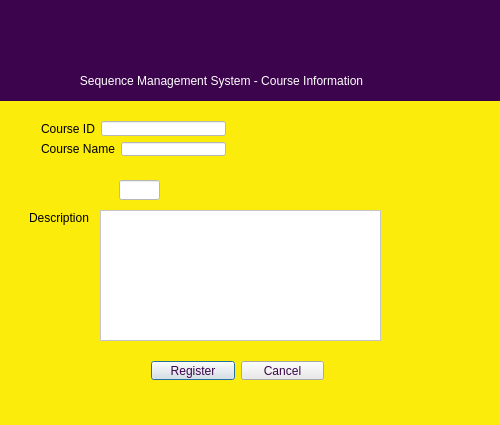
<?xml version="1.0" encoding="UTF-8"?>
<ui version="4.0">
 <class>Coursedialog</class>
 <widget class="QDialog" name="Coursedialog">
  <property name="geometry">
   <rect>
    <x>0</x>
    <y>0</y>
    <width>500</width>
    <height>425</height>
   </rect>
  </property>
  <property name="minimumSize">
   <size>
    <width>500</width>
    <height>425</height>
   </size>
  </property>
  <property name="maximumSize">
   <size>
    <width>500</width>
    <height>425</height>
   </size>
  </property>
  <property name="windowTitle">
   <string>Coursedialog</string>
  </property>
  <property name="styleSheet">
   <string notr="true">background-color: rgb(252, 236, 12);</string>
  </property>
  <widget class="QWidget" name="layoutWidget">
   <property name="geometry">
    <rect>
     <x>140</x>
     <y>350</y>
     <width>195</width>
     <height>41</height>
    </rect>
   </property>
   <layout class="QHBoxLayout" name="horizontalLayout">
    <item>
     <widget class="QPushButton" name="registerbutton">
      <property name="styleSheet">
       <string notr="true">color: rgb(60, 4, 76);
background-color: rgb(234, 234, 234);</string>
      </property>
      <property name="text">
       <string>Register</string>
      </property>
     </widget>
    </item>
    <item>
     <widget class="QPushButton" name="cancelButton">
      <property name="enabled">
       <bool>true</bool>
      </property>
      <property name="styleSheet">
       <string notr="true">color: rgb(60, 4, 76);
background-color: rgb(234, 234, 234);</string>
      </property>
      <property name="text">
       <string>Cancel</string>
      </property>
     </widget>
    </item>
   </layout>
  </widget>
  <widget class="QLabel" name="label_3">
   <property name="geometry">
    <rect>
     <x>29</x>
     <y>210</y>
     <width>71</width>
     <height>16</height>
    </rect>
   </property>
   <property name="text">
    <string>Description</string>
   </property>
  </widget>
  <widget class="QLineEdit" name="creditEdit">
   <property name="geometry">
    <rect>
     <x>119</x>
     <y>180</y>
     <width>41</width>
     <height>20</height>
    </rect>
   </property>
   <property name="styleSheet">
    <string notr="true">background-color: rgb(255, 255, 255);</string>
   </property>
  </widget>
  <widget class="QWidget" name="layoutWidget">
   <property name="geometry">
    <rect>
     <x>30</x>
     <y>179</y>
     <width>87</width>
     <height>22</height>
    </rect>
   </property>
   <layout class="QHBoxLayout" name="horizontalLayout_4">
    <item>
     <widget class="QLabel" name="label_4">
      <property name="text">
       <string>Credits</string>
      </property>
     </widget>
    </item>
    <item>
     <spacer name="horizontalSpacer">
      <property name="orientation">
       <enum>Qt::Horizontal</enum>
      </property>
      <property name="sizeHint" stdset="0">
       <size>
        <width>38</width>
        <height>20</height>
       </size>
      </property>
     </spacer>
    </item>
   </layout>
  </widget>
  <widget class="QWidget" name="layoutWidget">
   <property name="geometry">
    <rect>
     <x>30</x>
     <y>110</y>
     <width>207</width>
     <height>57</height>
    </rect>
   </property>
   <layout class="QVBoxLayout" name="verticalLayout">
    <item>
     <layout class="QHBoxLayout" name="horizontalLayout_2">
      <item>
       <widget class="QLabel" name="label">
        <property name="text">
         <string>Course ID</string>
        </property>
       </widget>
      </item>
      <item>
       <widget class="QLineEdit" name="courseIdEdit">
        <property name="styleSheet">
         <string notr="true">background-color: rgb(255, 255, 255);</string>
        </property>
       </widget>
      </item>
     </layout>
    </item>
    <item>
     <layout class="QHBoxLayout" name="horizontalLayout_3">
      <item>
       <widget class="QLabel" name="label_2">
        <property name="text">
         <string>Course Name</string>
        </property>
       </widget>
      </item>
      <item>
       <widget class="QLineEdit" name="courseNameEdit">
        <property name="styleSheet">
         <string notr="true">background-color: rgb(255, 255, 255);</string>
        </property>
       </widget>
      </item>
     </layout>
    </item>
   </layout>
  </widget>
  <widget class="QLabel" name="label_5">
   <property name="geometry">
    <rect>
     <x>-4</x>
     <y>-4</y>
     <width>511</width>
     <height>71</height>
    </rect>
   </property>
   <property name="styleSheet">
    <string notr="true">image: url(:/Images/Images/ublogo.png);
background-color: rgb(60, 4, 76);</string>
   </property>
   <property name="text">
    <string/>
   </property>
  </widget>
  <widget class="QLabel" name="label_6">
   <property name="geometry">
    <rect>
     <x>0</x>
     <y>60</y>
     <width>501</width>
     <height>41</height>
    </rect>
   </property>
   <property name="styleSheet">
    <string notr="true">color: rgb(255, 255, 255);
background-color: rgb(60, 4, 76);</string>
   </property>
   <property name="text">
    <string>                        Sequence Management System - Course Information</string>
   </property>
  </widget>
  <widget class="QTextEdit" name="descriptionEdit">
   <property name="geometry">
    <rect>
     <x>100</x>
     <y>210</y>
     <width>281</width>
     <height>131</height>
    </rect>
   </property>
   <property name="styleSheet">
    <string notr="true">background-color: rgb(255, 255, 255);</string>
   </property>
  </widget>
  <widget class="QLabel" name="resultLabel">
   <property name="geometry">
    <rect>
     <x>190</x>
     <y>180</y>
     <width>291</width>
     <height>20</height>
    </rect>
   </property>
   <property name="text">
    <string/>
   </property>
  </widget>
 </widget>
 <layoutdefault spacing="6" margin="11"/>
 <tabstops>
  <tabstop>courseIdEdit</tabstop>
  <tabstop>courseNameEdit</tabstop>
  <tabstop>creditEdit</tabstop>
  <tabstop>cancelButton</tabstop>
 </tabstops>
 <resources/>
 <connections/>
</ui>
